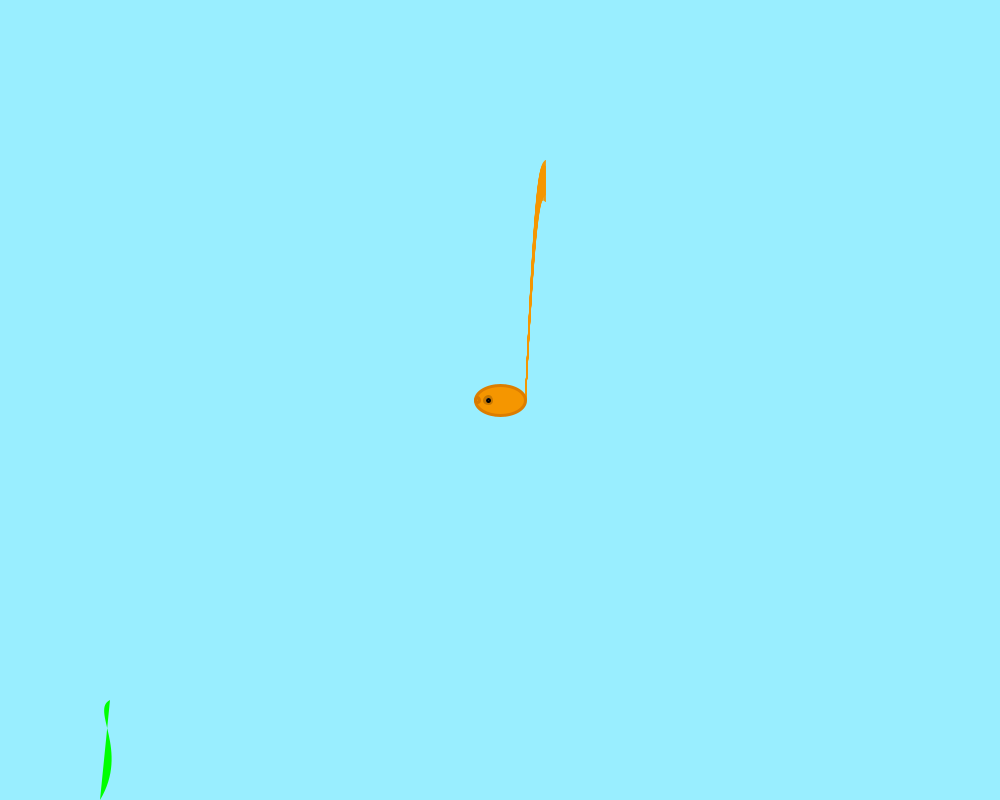
Frame 1 (no input)
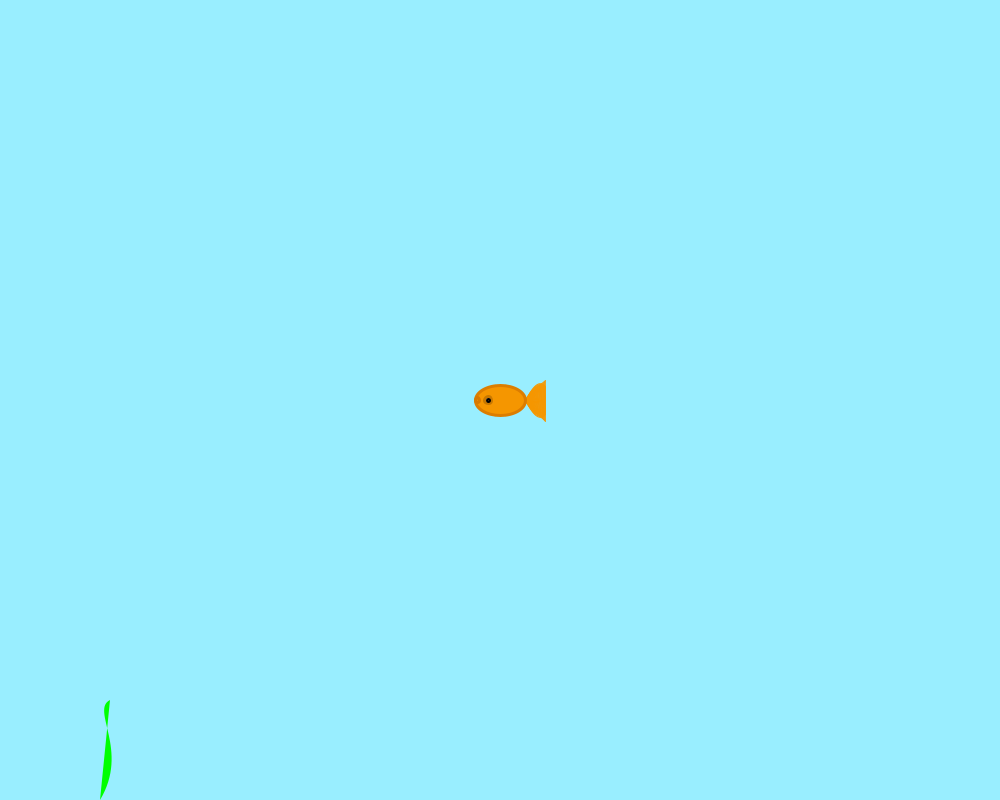
Frame 60 (the mouse pressed at the canvas centre just before this capture)
Frame 120 (the mouse held since frame 60 and released just before this capture): identical to frame 60, image omitted

The Processing sketch that drew these frames (run headless with seeded random() and noise(); from frame 60 on, the mouse is pressed at the canvas centre):

// Processing sketch: Milestone_Fish_v1
// ── Milestone_Fish_v1.pde
//fish size
float fishSize = 1;
//fish position
int fishX = 500;
int fishY = 400;
//tail
float tailOrigin = fishX+fishSize*25;
int fishTailUp = 180;
int fishTailDown = 180;
//food
float foodX = 1;
float foodY = 1;
boolean food = false;
//colour
String fishMode = "Goldfish";
//auto moving
boolean find = false;
String idk = "RIGHT";

void setup() {
  size(1000, 800);
}

void draw() {
  //draw setup
  background(153, 238, 255);
  fill(255, 160, 0);
  tailOrigin = fishX+fishSize*25;

  //tail
  if (fishMode == "Goldfish") {
    stroke(245, 150, 0);
  }
  if (fishMode == "Rainbowfish") {
    stroke(0,0,255);
  }
  noFill();
  strokeWeight(1);

  for (int i = 0; i < 350; i += 20) {
    bezier(tailOrigin, fishY, fishX+fishSize*35, fishTailUp-fishSize*2, fishX+fishSize*40, fishTailUp-fishSize*2, fishX+fishSize*45, fishTailUp+fishSize*3);
    bezier(tailOrigin, fishY, fishX+fishSize*35, fishTailUp+fishSize*2, fishX+fishSize*40, fishTailUp+fishSize*2, fishX+fishSize*45, fishTailUp-fishSize*3);

    bezier(tailOrigin, fishY, fishX+fishSize*35, fishTailDown-fishSize*2, fishX+fishSize*40, fishTailDown-fishSize*2, fishX+fishSize*45, fishTailDown+fishSize*4);
    bezier(tailOrigin, fishY, fishX+fishSize*35, fishTailDown+fishSize*2, fishX+fishSize*40, fishTailDown+fishSize*2, fishX+fishSize*45, fishTailDown-fishSize*3);

    fishTailUp -= fishSize;
    fishTailDown += fishSize;
    //bezier(mouseX-(i/2), 40+i, 410, 20, 440, 300, 240-(i/16), 300+(i/8));
  }

  fishTailUp = fishY;
  fishTailDown = fishY;

  //main body
  if (fishMode == "Goldfish") {
    stroke(220, 125, 0);
    fill(245,150,0);
  }
  if (fishMode == "Rainbowfish") {
    stroke(0,210,0);
    fill(0,235,10);
  }
  strokeWeight(3);
  ellipse(fishX, fishY, fishSize*50, fishSize*30);
  
  //mouth
  if (fishMode == "Goldfish") {
    stroke(215, 120, 0);
    fill(235, 140, 0);
  }
  if (fishMode == "Rainbowfish") {
    stroke(200,120,0);
    fill(255,0,0);
  }
  ellipse(fishX-22.5*fishSize, fishY, 4*fishSize, 5*fishSize);

  //eye
  if (fishMode == "Goldfish") {
    stroke(200,120,0);
    fill(255);
  }
  if (fishMode == "Rainbowfish") {
    stroke(200,120,0);
    fill(255);
  }
  ellipse(fishX-12*fishSize, fishY, 7*fishSize, 7*fishSize);
  fill(0);
  stroke(0);
  ellipse(fishX-12*fishSize, fishY, 2*fishSize, 2*fishSize);
  
  //fins
  if ((fishSize > 1) || (fishSize < -1)) {
   if (fishMode == "Goldfish") {
      stroke(220, 125, 0);
    }
    if (fishMode == "Rainbowfish") {
      stroke(255,0,0);
    }
    //top fin
    strokeWeight(1);
    noFill();
    float fin1 = fishSize*10;

    for (int i = 0; i < fishSize*10; i += 5) {
      bezier(fishX, fishY-fishSize*15, fishX+5*fishSize, fishY-fishSize*20+fin1/2, fishX+15*fishSize, fishY-fishSize*24+fin1, fishX+20*fishSize+fin1/fishSize, fishY-fishSize*20+fin1);
      fin1 -= 6;
    }

    //bottom fin
    float fin2 = fishSize*10;

    for (int i = 0; i < fishSize*10; i += 5) {
      bezier(fishX, fishY+fishSize*15, fishX+5*fishSize, fishY+fishSize*20+fin2/2, fishX+15*fishSize, fishY+fishSize*24+fin2, fishX+20*fishSize+fin2/fishSize, fishY+fishSize*20+fin2);
      fin2 -= 6;
    }
  }
  
  //seaweed
  fill(0,255,0);
  noStroke();
  bezier(100,height,130,750,90,710,110,700);

  //food
  if (food == true) {
    fill(255);
    stroke(255);
    ellipse(foodX, foodY, 10, 10);
    foodY += 1;
    foodY = constrain(foodY, 0, 792);
  }

  //eating
  eat();

  //auto moving
  if (find == true) {
    move();
  }
}

void keyPressed() {
  if (keyCode == LEFT) {
    fishX -= 3;
  }

  if (keyCode == RIGHT) {
    fishX += 3;
  }

  if (keyCode == UP) {
    fishY -= 3;
  }

  if (keyCode == DOWN) {
    fishY += 3;
  }

  if (key == 'f') {
    foodX = random(1000);
    foodY = random(400);
    food = true;
  }

  if ((key == 't') && (find == false)) {
    println("Auto-find: On");
    find = true;
    delay(1);
  } else {
    println("Auto-find: Off");
    find = false;
    delay(1);
  }
  
  if (key == 's') {
    fishSize -= 0.5;
  }  
}

void mouseClicked() {
  if (mouseButton == RIGHT) {
    foodX = mouseX;
    foodY = mouseY;
    food = true;
  }
  
  if (mouseButton == LEFT) {
    foodX = random(1000);
    foodY = random(400);
    food = true;
  }
}

void eat() {
  if (((fishX == foodX) || ((fishX < foodX) && (fishX > foodX-28*fishSize)) || ((fishX > foodX) && (fishX < foodX+28*fishSize))) && (food == true)) {
    if ((fishY == foodY) || ((fishY < foodY) && (fishY > foodY-12*fishSize)) || ((fishY > foodY) && (fishY < foodY+12*fishSize))) {
      food = false;
      fishSize += 0.5;
      println(fishSize);
    }
  }
}

void move() {
  if (food == true) {
    if (fishX < foodX) {
      fishX ++;
    }

    if (fishX > foodX) {
      fishX --;
    }

    if (fishY < foodY) {
      fishY ++;
    }

    if (fishY > foodY) {
      fishY --;
    }
  } else {
    if (idk == "LEFT") {
      fishX--;
      if (fishX < 0 + 25*fishSize) {
        idk = "RIGHT";
      }
    } else {
      fishX++;
      if (fishX > width - 25*fishSize) {
        idk = "LEFT";
      }
    }
  }
}
